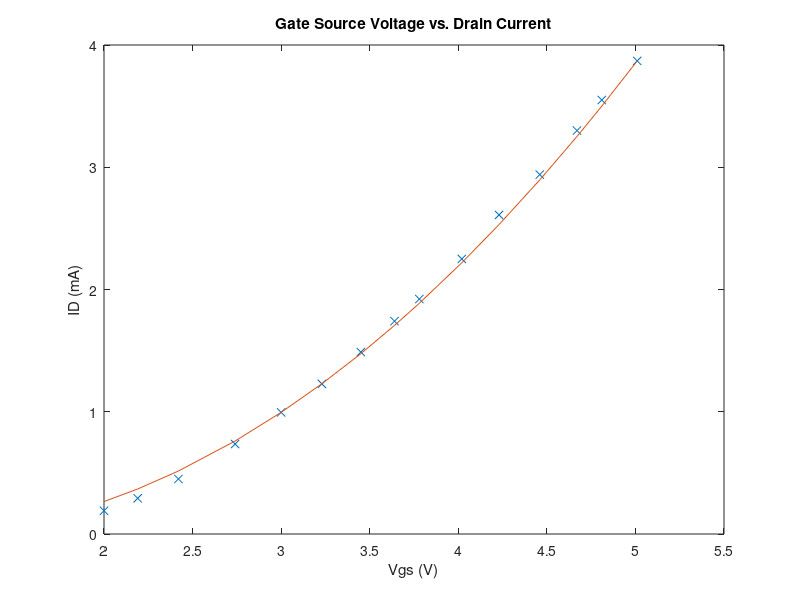

Write MATLAB code to recreate this figure.
load Vgs.txt
load expID.txt
load thrID.txt
plot(Vgs,expID,'x')
hold on
plot(Vgs,thrID)
xlabel('Vgs (V)')
ylabel('ID (mA)')
title('Gate Source Voltage vs. Drain Current')
